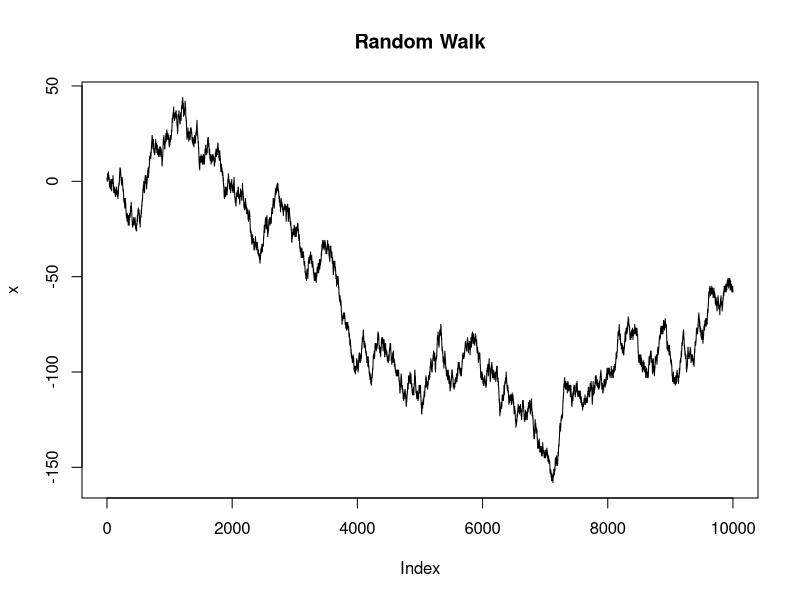
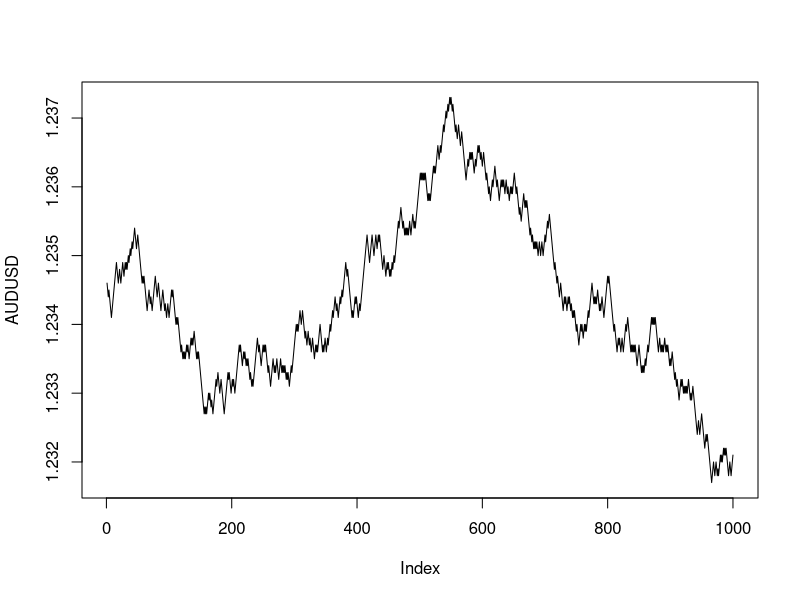
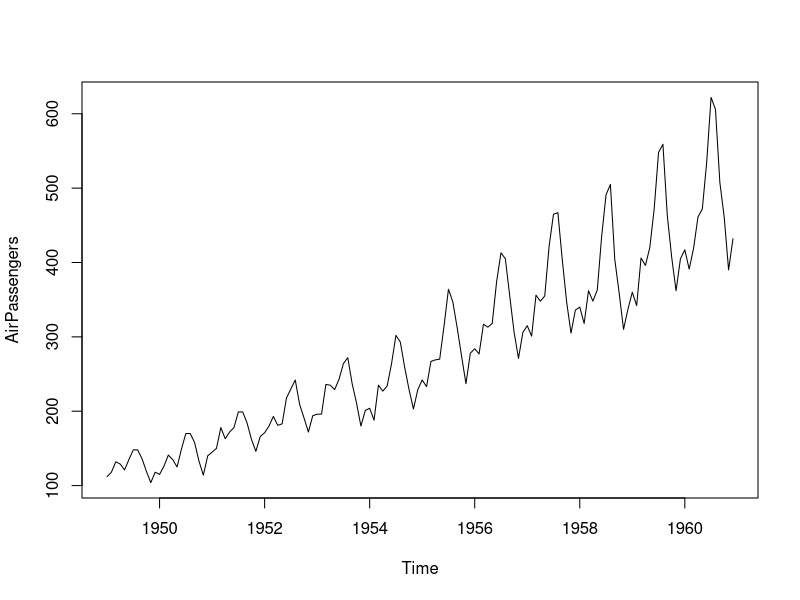
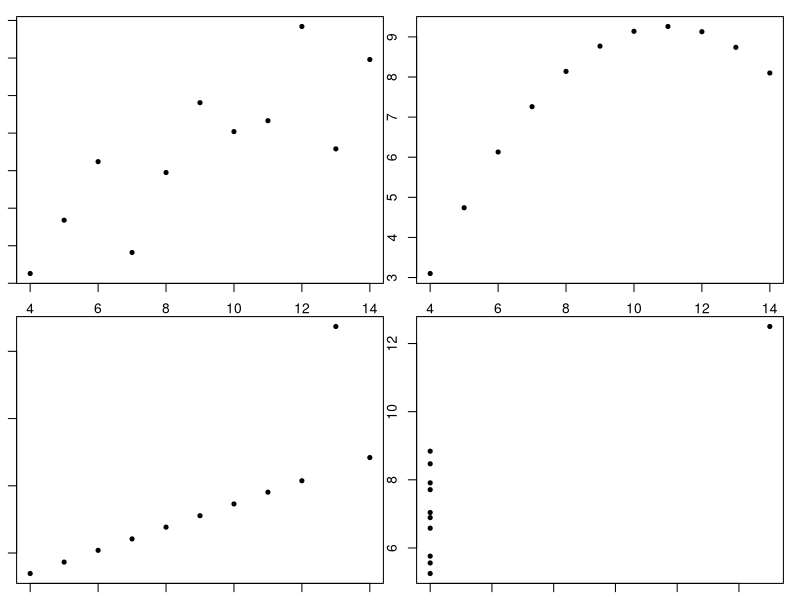

Here is the R script that generated these plots, in order:
## ---- chunk 1
knitr::opts_chunk$set(echo = TRUE)
## ---- chunk 2
options("digits" = 5)
options("digits.secs" = 3)
 
## ---- chunk 3
x <- 1
class(x)
 
y <- "Hello World"
class(y)
 
z <- TRUE
class(z)
 
as.integer(z)
## ---- chunk 4
x <- c(1,2,3)
x
x <- 1:3
x[1]
x[0]
x[-1]
## ---- chunk 5
rep(0, 5)
seq(1,10)
seq(1,2,.1)
seq(1,2,length.out = 6)
## ---- chunk 6
x <- c(1, 3, 4, 10, 15, 20, 50, 1, 6)
x > 10
which(x > 10)
x[x > 10]
x[!x > 10]
x[x <= 10]
x[x > 10 & x < 30]
## ---- chunk 7
square <- function(x) x^2
square(2)
 
pow <- function(x, p=2) x^p
pow(10)
pow(10,3)
pow(p = 3,10)
 
## ---- chunk 8
g <- function(x, f) f(x)
g(10, square)
 
h <- function(x,f,...) f(x,...)
h(10, pow, 3)
## ---- chunk 9
mult <- function(x,y) {  
  z <- numeric(length(x))
  for (i in 1:length(x)) {
    z[i] <- x[i] * y[i]
    }
  z
  }
 
mult(1:10,1:10)
## ---- chunk 10
1:10 * 1:10
## ---- chunk 11
1:10 * 1:2
## ---- chunk 12
# Normal variates, mean=0, sd=1
rnorm(10)
rnorm(10, mean = 100, sd = 5)
## ---- chunk 13
d <- data.frame(x = 1:6, y = "AUDUSD", z = c("one","two"))
d
## ---- chunk 14
# First row
d[1,]
 
# First column
d[,1]
 
# First and third cols, first two rows
d[1:2,c(1,3)]
## ---- chunk 15
 
generateData <- function(N) data.frame(time = Sys.time() + 1:N, 
  sym = "AUDUSD", 
  bid = rep(1.2345,N) + runif(min = -.0010,max = .0010,N),
  ask = rep(1.2356,N) + runif(min = -.0010,max = .0010,N),
  exch = sample(c("EBS","RTM","CNX"),N, replace = TRUE)) 
 
prices <- generateData(50)
head(prices, 5)
## ---- chunk 16
prices$spread <- prices$ask - prices$bid
prices$mid <- (prices$bid + prices$ask) * 0.5
head(prices)
## ---- chunk 17
names(prices)
 
table(prices$exch)
 
summary(prices$mid)
## ---- chunk 18
sapply(prices,class)
## ---- chunk 19
`(`
(1 + 2)
`(` <- function(x) 42
(1 + 2)
rm("(")
## ---- chunk 20
mad
## ---- chunk 21
# $\binom{n}{k}p^{k}(1-p)^{(n-k)} = # \binom{10}{3}\left(\frac{1}{2}\right)^{3}\left(\frac{1}{2}\right)^{7}$

choose(10,3)*(.5)^3*(.5)^7
## ---- chunk 22
 dbinom(prob = 0.5, size = 10, x = 3)
## ---- chunk 23
sum(replicate(100000,sum(rbinom(prob = 1/2, size = 10, 1)) == 3))/100000
## ---- chunk 24
x <- (cumsum(ifelse(rbinom(prob = 0.5, size = 1, 10000) == 0,-1,1)))
plot(x, type = 'l', main = 'Random Walk')
## ---- chunk 25
randomWalk <- function(N)(cumsum(ifelse(rbinom(prob = 0.5, size = 1, N) == 0,-1,1)))
AUDUSD <- 1.2345 + randomWalk(1000)*.0001
plot(AUDUSD, type = 'l')
## ---- chunk 26
plot(AirPassengers)
## ---- chunk 27
op <- par(mfrow = c(2,2),mar = rep(1,4))
with(anscombe,{plot(x1,y1,pch = 20);plot(x2,y2,pch = 20);
               plot(x3,y3,pch = 20);plot(x4,y4,pch = 20)})
par(op)
